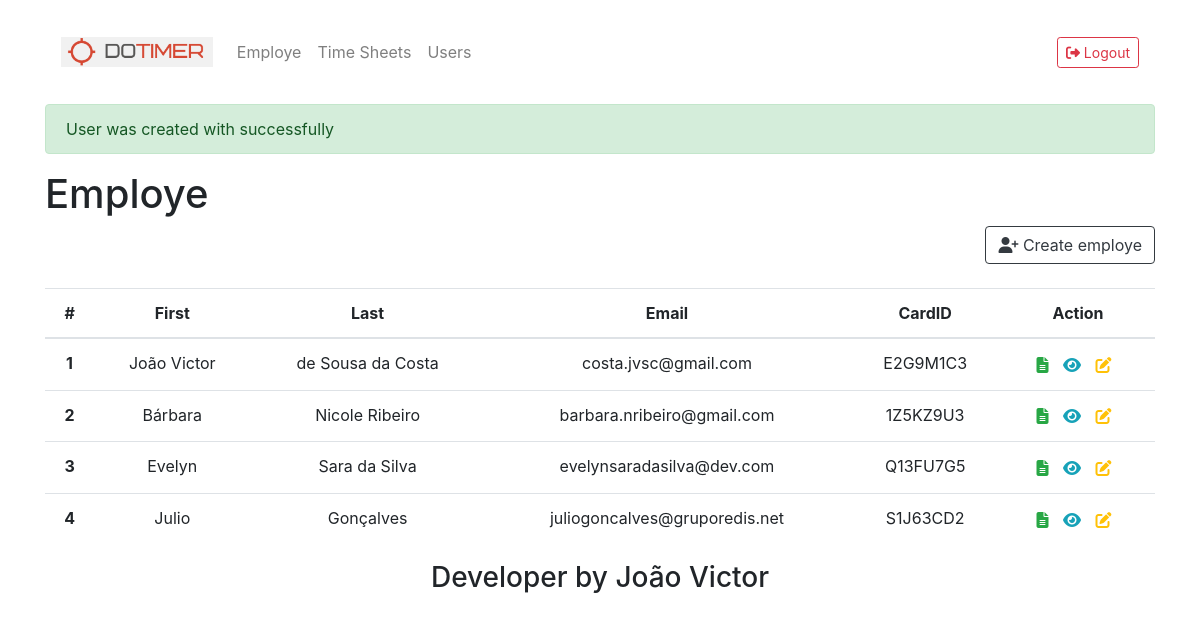
Page /views/employe/ (signed in) on the committed database.
### tables this page shows
CREATE TABLE employes(
    id_employe INT AUTO_INCREMENT,
    cpf_number CHAR(11),
    card_id CHAR(8),
    first_name VARCHAR(45),
    last_name VARCHAR(45),
    phone_number CHAR(14),
    email VARCHAR(45),
    password VARCHAR(255),
    hour_price DECIMAL(6, 2),
    monthly_salary DECIMAL(8, 2),
    PRIMARY KEY (id_employe, cpf_number, card_id)
);

### controllers/employe/index.php (called while the page is built)
<?php
include_once('../../database/EmployeDAO.php');
function index()
{
    $DAO = new EmployeDAO();
    return $DAO->retrieve();
}
?>

### database/DAO.php (called while the page is built, shortened)
<?php
require_once('Connection.php');
class DAO
{
    public function __construct()
    {
        $this->connection = new Connection();
    }
}
?>

### database/Connection.php (called while the page is built, shortened)
<?php
class Connection
{
    private $host = 'localhost';
    private $username = 'root';
    private $password = '';
    private $database = 'dotimer';
    private $connection = null;
    private function startConnection()
    {
        $this->connection = mysqli_connect(
            $this->host,
            $this->username,
            $this->password,
            $this->database
        );
    }
    public function getConnection()
    {
        return $this->connection;
    }
}

### database/EmployeDAO.php (called while the page is built, shortened)
<?php
require_once('DAO.php');
class EmployeDAO extends DAO
{
    public function retrieve()
    {
        $query = "SELECT * from employes";
        $employes = array();
        $result = mysqli_query($this->connection->getConnection(), $query);
        while ($row = mysqli_fetch_assoc($result)) {
            array_push($employes, $row);
        }
        return $employes;
    }
}
?>

### views/employe/index.php (the view, shortened to what this page needs)
<!DOCTYPE html>
<html lang="en">
<head>
    <?php require_once('../layout/_head.php'); ?>
</head>
<body>
    <header>
        <?php require_once('../layout/_nav.php'); ?>
    </header>
    <main class="container">
        <?php require_once('../layout/_message.php'); ?>
        <h1>Employe</h1>
        <div class="d-flex justify-content-end mb-4">
            <a href="/dotimer/views/employe/create.php" class="btn btn-outline-dark"> <i class="fas fa-user-plus"></i> Create employe</a>
        </div>
        <?php
            include_once('../../controllers/employe/index.php');
            $employes = index();
        ?>
        <table class="table text-center">
            <thead>
                <tr>
                    <th scope="col">#</th>
                    <th scope="col">First</th>
                    <th scope="col">Last</th>
                    <th scope="col">Email</th>
                    <th scope="col">CardID</th>
                    <th scope="col">Action</th>
                </tr>
            </thead>
            <tbody>
                <?php foreach($employes as $e): ?>
                <tr>
                    <th scope="row">  <?= $e['id_employe'] ?> </th>
                    <td>  <?= $e['first_name'] ?> </td>
                    <td>  <?= $e['last_name'] ?> </td>
                    <td>  <?= $e['email'] ?> </td>
                    <td>  <?= $e['card_id'] ?> </td>
                    <td>
                        <form class="d-inline" method="post" action="/dotimer/controllers/employe/timesheet/">
                            <button type="submit" class="btn p-0"> <i class="fas fa-file-alt mr-2 text-success"></i> </button>
                        </form>
                        <form class="d-inline" method="post" action="/dotimer/controllers/employe/show.php">
                            <button type="submit" class="btn p-0"> <i class="fas fa-eye mr-2 text-info"></i> </button>
                        </form>
                        <form class="d-inline" method="post" action="/dotimer/controllers/employe/edit.php">
                            <button type="submit" class="btn p-0"> <i class="fas fa-edit mr-2 text-warning"></i> </button>
                        </form>
                    </td>
                </tr>
                <?php endforeach; ?>
            </tbody>
        </table>
    </main>
    <footer>
        <?php require_once('../layout/_footer.php'); ?>
    </footer>
</body>
</html>

### views/layout/_head.php (shortened to what this page needs)
<link rel="stylesheet" href="https://cdn.jsdelivr.net/npm/bootstrap@4.6.0/dist/css/bootstrap.min.css">

### views/layout/_nav.php
<div class="container my-4">
<nav class="navbar navbar-light navbar-expand-lg">
        <a class="navbar-brand" href="/dotimer">
            <img src="../../assets/img/logo.png"  height="30" class="d-inline-block align-top" alt="Logo">
        </a>
        <div class="collapse navbar-collapse" id="navbarNav">
            <ul class="navbar-nav">
                <li class="nav-item">
                    <a class="nav-link" href="/dotimer/views/employe/">Employe</a>
                </li>
                <li class="nav-item">
                    <a class="nav-link" href="/dotimer/views/timesheet/">Time Sheets</a>
                </li>
                <li class="nav-item">
                    <a class="nav-link" href="/dotimer/views/user">Users</a>
                </li>
            </ul>
        </div>
        <form class="form-inline">
            <button class="btn btn-sm btn-outline-danger my-2 my-sm-0" type="submit"> <i class="fas fa-sign-out-alt"></i> Logout</button>
        </form>
    </nav>
</div>

### views/layout/_message.php (shortened to what this page needs)
<?php
    if(isset($_SESSION["success"])){
        $message = $_SESSION["success"];
        echo "<div class='alert alert-success' role='alert'> $message </div>";
    }
?>

### views/layout/_footer.php
<div class="container text-center">
    <h3>Developer by João Victor</h3>
</div>

### rows in the picture
employes: id_employe "1", first_name "João Victor", last_name "de Sousa da Costa", email "costa.jvsc@gmail.com", card "E2G9M1C3"
employes: id_employe "2", first_name "Bárbara", last_name "Nicole Ribeiro", email "barbara.nribeiro@gmail.com", card "1Z5KZ9U3"
employes: id_employe "3", first_name "Evelyn", last_name "Sara da Silva", email "evelynsaradasilva@dev.com", card "Q13FU7G5"
employes: id_employe "4", first_name "Julio", last_name "Gonçalves", email "juliogoncalves@gruporedis.net", card "S1J63CD2"

### other values in the picture
$message "User was created with successfully"
